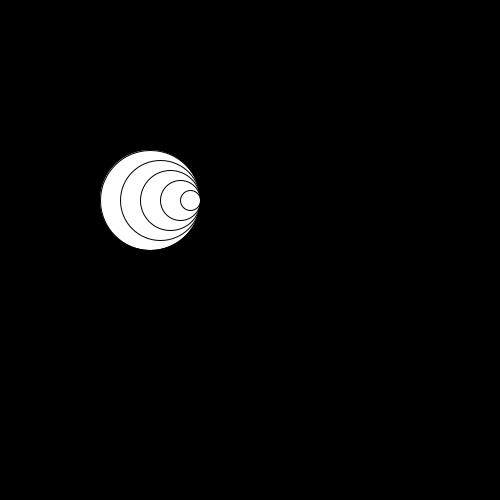
Frame 1 (no input)
Frame 60 (the mouse pressed at the canvas centre just before this capture): identical to frame 1, image omitted
Frame 120 (the mouse held since frame 60 and released just before this capture): identical to frame 1, image omitted

The Processing sketch that drew this single still picture (run headless with seeded random() and noise(); from frame 60 on, the mouse is pressed at the canvas centre):

// Processing sketch: opdracht_6_hoofdstuk_9
// ── opdracht_6_hoofdstuk_9.pde

void setup(){
  size(500,500);
}

void draw(){
  background(0,0,0);
  int sizeC = 100;
  for(int i=0; i <5; i++){
    ellipse(200 -sizeC/2,200,sizeC,sizeC);
  
 sizeC -= 20;
        } 
} 
